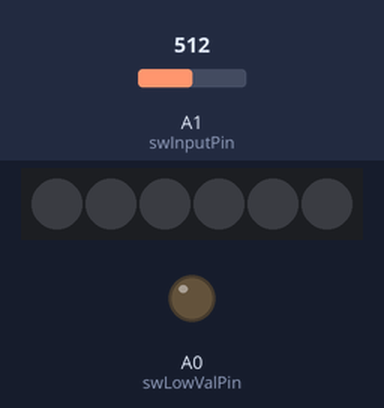
Recording of a sketch running on a simulated Arduino Uno, built with avr-gcc and run on an emulated ATmega328P. On the bench: 6 RGB LEDs in strip order, left to right, output pins drawn as LEDs (lit = HIGH). Inputs (shaded band) come from the test bench; at power-on: A1 (swInputPin) = 512. Dim RGB values are drawn brighter than linear.

Above: at 1.2 s.
1.3 s: A1 (swInputPin) set to 411
2.8 s: A1 (swInputPin) set to 389
At 4.3 s:
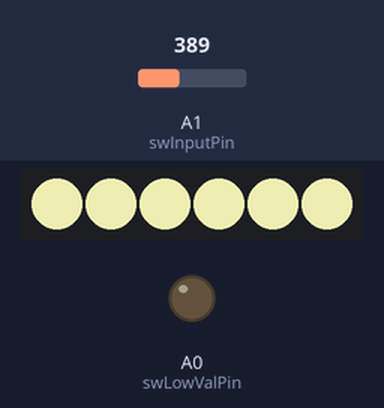
4.8 s: A1 (swInputPin) set to 493
6.3 s: A1 (swInputPin) set to 517
At 7.2 s:
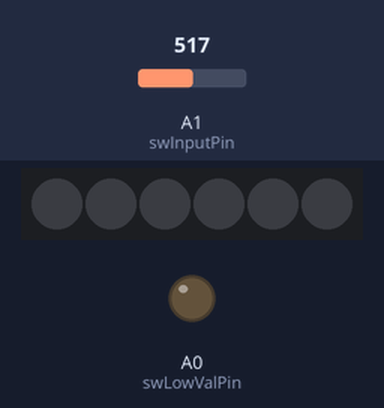
8.3 s: A1 (swInputPin) set to 306
At 8.65 s:
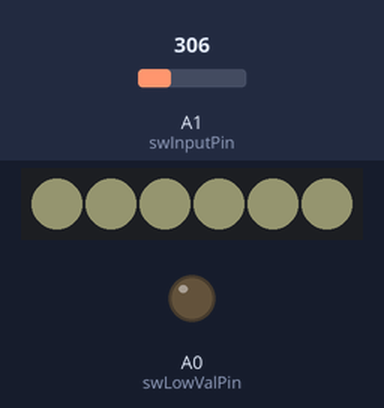
10.3 s: A1 (swInputPin) set to 511
At 11.6 s:
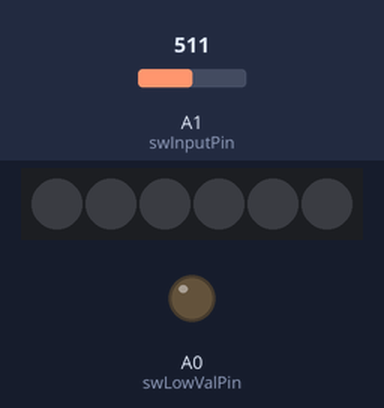
Timing chart, 0 to 13.3 s (numbered marks = the images above; inputs shaded):
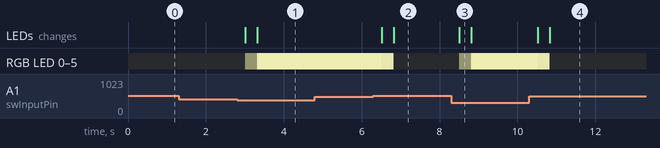

Measured:
- the behaviour switches between 400 and 399 on A1 (swInputPin) (found by bisection; images 0 and 1)
- the behaviour switches between 500 and 501 on A1 (swInputPin) (found by bisection; images 1 and 2)
- after the input at 1.3 s, every drawn part: stays the same
- after the input at 2.8 s, RGB LED 0–5: off → RGB(20, 20, 15) after 0.21 s, → RGB(200, 200, 150) 0.31 s later; the LEDs: first change after 0.21 s (image 1 shows a later state)
- after the input at 4.8 s, every drawn part: stays the same
- after the input at 6.3 s, RGB LED 0–5: RGB(200, 200, 150) → RGB(180, 180, 135) after 0.22 s, → off 0.31 s later; the LEDs: first change after 0.22 s (image 2 shows a later state)
- after the input at 8.3 s, RGB LED 0–5: off → RGB(20, 20, 15) after 0.21 s, → RGB(200, 200, 150) 0.31 s later; the LEDs: change after 0.21 s (image 3)
- after the input at 10.3 s, RGB LED 0–5: RGB(200, 200, 150) → RGB(180, 180, 135) after 0.22 s, → off 0.31 s later; the LEDs: first change after 0.22 s (image 4 shows a later state)

The sketch:

PUI02_eclipse.ino
```cpp
#include <Adafruit_NeoPixel.h>
#include <avr/power.h>

//Switch sensing
int swInputPin = 	   A1;
int swLowValPin =      A0;
bool swValue = false;
bool swNextValue = false;
int swValueStableTime = 200;
unsigned long swValueChangeTime = 0;
int swLowTreshold = 400;
int swHighTreshold = 500;


//Neopixel
int npPin = A3;
const int npNum = 6;
Adafruit_NeoPixel pixels = Adafruit_NeoPixel(npNum, npPin, NEO_GRB + NEO_KHZ800);


void setup() {
  //Switch sensing

  pinMode(swInputPin, INPUT);
  //Set pullup resistors to pins
  digitalWrite(swInputPin, HIGH);
  //Low Val pin
  pinMode(swLowValPin, OUTPUT);
  digitalWrite(swLowValPin, LOW);

   //Neopixel
  pixels.begin(); // This initializes the NeoPixel library.

  //Debug
  Serial.begin(9600);

}

void loop() {

  //Debug
  //Serial.println(analogRead(swInputPin));

  updateColor();

  //Read value changes
  if (!swNextValue && analogRead(swInputPin) < swLowTreshold){
    swNextValue = true;
    swValueChangeTime = millis();
  } else if (swNextValue && analogRead(swInputPin) > swHighTreshold){
    swNextValue = false;
    swValueChangeTime = millis();
  }

  //If there's a new value, and it's stable enough - change lamp state
  if (swValue != swNextValue && (millis() - swValueChangeTime > swValueStableTime)){
    if (swNextValue){
        //fadeOn
        setColor(200,200,150);
    }else{
      //fadeOff
      setColor(0,0,0);
    }
    swValue = swNextValue;
  }
}

uint32_t currentColor, nextColor;
float colorInc;
unsigned long lastColorUpdate = millis();
const int colorUpdateInterval = 30;
const int colorTransitionTime = 300;
float colorTransitionSteps = (float)colorTransitionTime/colorUpdateInterval;
int colorTransitionCurrentStep = 0;


void setColor(uint8_t r,uint8_t g,uint8_t b){
  currentColor = pixels.getPixelColor(1); //Take the color of the first one
  nextColor = pixels.Color(r,g,b);

  colorInc = ((float)nextColor - currentColor)/colorTransitionSteps;
  colorTransitionCurrentStep = 0;

}

void updateColor(){

  if (millis() - lastColorUpdate > colorUpdateInterval){
    lastColorUpdate = millis();
    if (colorTransitionCurrentStep < colorTransitionSteps){
      colorTransitionCurrentStep++;
      currentColor+=colorInc;

      for(int i=0;i<npNum;i++){
        pixels.setPixelColor(i, currentColor); // Moderately bright green color.
        pixels.show(); // This sends the updated pixel color to the hardware.
      }
    }
  }
}
```
